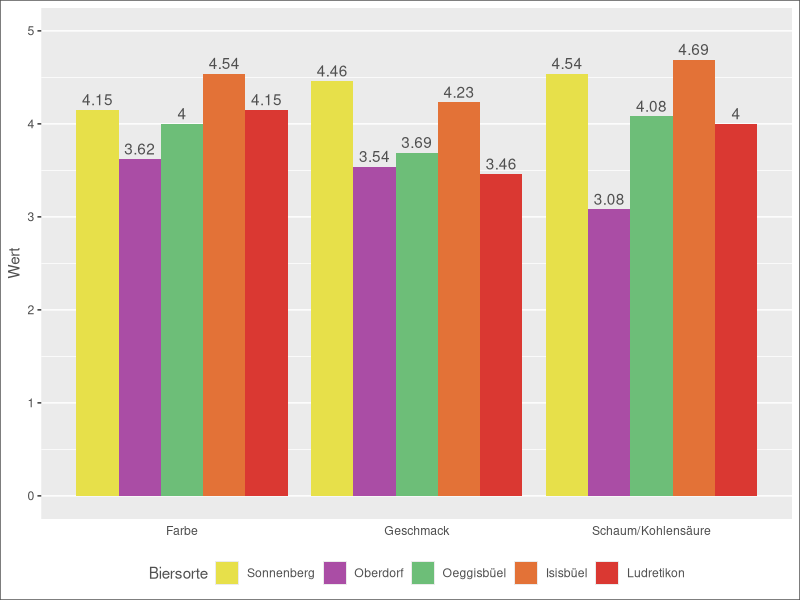
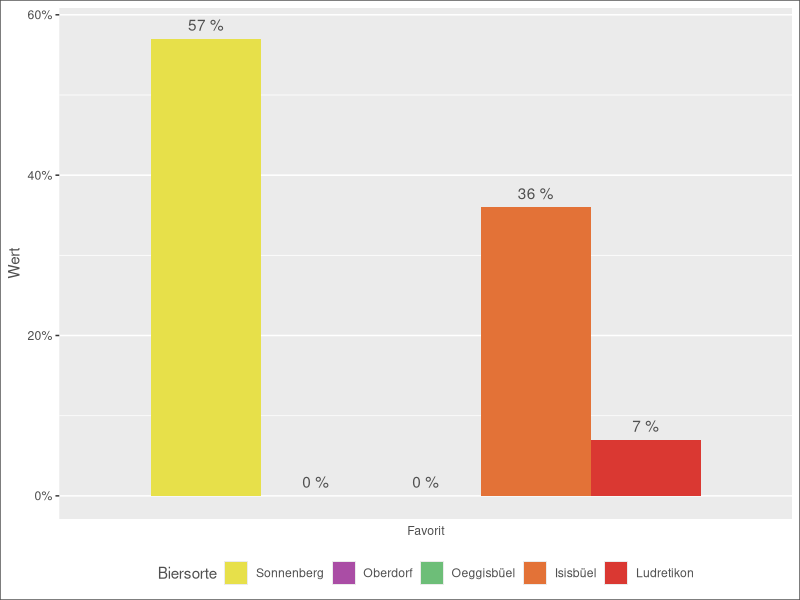

Write R code to recreate these figures, in order.
## ---- chunk 1
#| label: csv
#| echo: false
# read the csv

library(tidyverse, warn.conflicts = FALSE, quietly = TRUE)
library(here)
options(knitr.kable.NA = '')

tabelle <- read_csv(here("data/tabelle.csv")) |> 
  filter(!if_all(c(3:6), ~ is.na(.)))

knitr::kable(tabelle,
             align = c("l", "l", "c", "c", "c", "c", "l"),
             longtable = TRUE)
## ---- chunk 2
#| label: pivot
#| echo: false
options(knitr.kable.NA = '')

pivot <- tabelle |> 
  mutate(n = sum(Favorit)) |> 
  group_by(Biersorte) |> 
  reframe(across(c(2,3,4), \(x) mean(x, na.rm = TRUE)),
            across(c(5), \(x) sum(x, na.rm = TRUE)/n)) |> 
  unique()

knitr::kable(pivot, digits = c(0, 1, 1, 1, 2))
## ---- chunk 3
#| label: prep
#| echo: false
#| output: false

# make the data tidy
pivot <- pivot |> 
  pivot_longer(-c(1),
               names_to = "Kategorie", values_to = "Wert") |> 
  mutate(Biersorte = factor(Biersorte,
                            levels = c("Sonnenberg", "Oberdorf", "Oeggisbüel", "Isisbüel", "Ludretikon"),
                            ordered = TRUE)) |> 
  mutate(Wert = round(Wert, 2))

# create theme
mytheme <- theme(axis.title.x = element_blank(),
                 axis.ticks.x = element_blank(),
                 legend.position = "bottom",
                 panel.grid.major.x = element_blank(),
                 text = element_text(colour = "#505050"),
                 plot.title = element_text(colour = "#505050", size = 11, hjust = 0.5),
                 plot.background = element_rect(colour = "#505050", fill=NA, linewidth =.5) )

# define colors
mycolor <- c("#E7E04A", "#AA4DA5", "#6DBE78", "#E37237", "#DA3832")
## ---- chunk 4
#| label: plot_values
#| echo: false

pivot |>
  filter(Kategorie != "Favorit") |> 
  ggplot(aes(y = Wert, x = Kategorie, fill = Biersorte)) +
    geom_col(position = "dodge") +
    geom_text(aes(label = Wert, y = Wert + 0.05),
              colour = "#505050", position = position_dodge(0.9), vjust = 0) +
    expand_limits(y = c(0,5)) +
    scale_fill_manual(values = mycolor) +
    mytheme
  
## ---- chunk 5
#| label: plot_favorite
#| echo: false

pivot |> 
  filter(Kategorie == "Favorit") |> 
  ggplot(aes(y = Wert, x = Kategorie, fill = Biersorte)) +
    geom_col(position = "dodge") +
    geom_text(aes(label = paste(Wert*100, "%"), y = Wert + 0.01),
              colour = "#505050", position = position_dodge(0.9), vjust = 0) +
  scale_y_continuous(labels = scales::percent) +
  scale_fill_manual(values = mycolor) +
  mytheme
  
